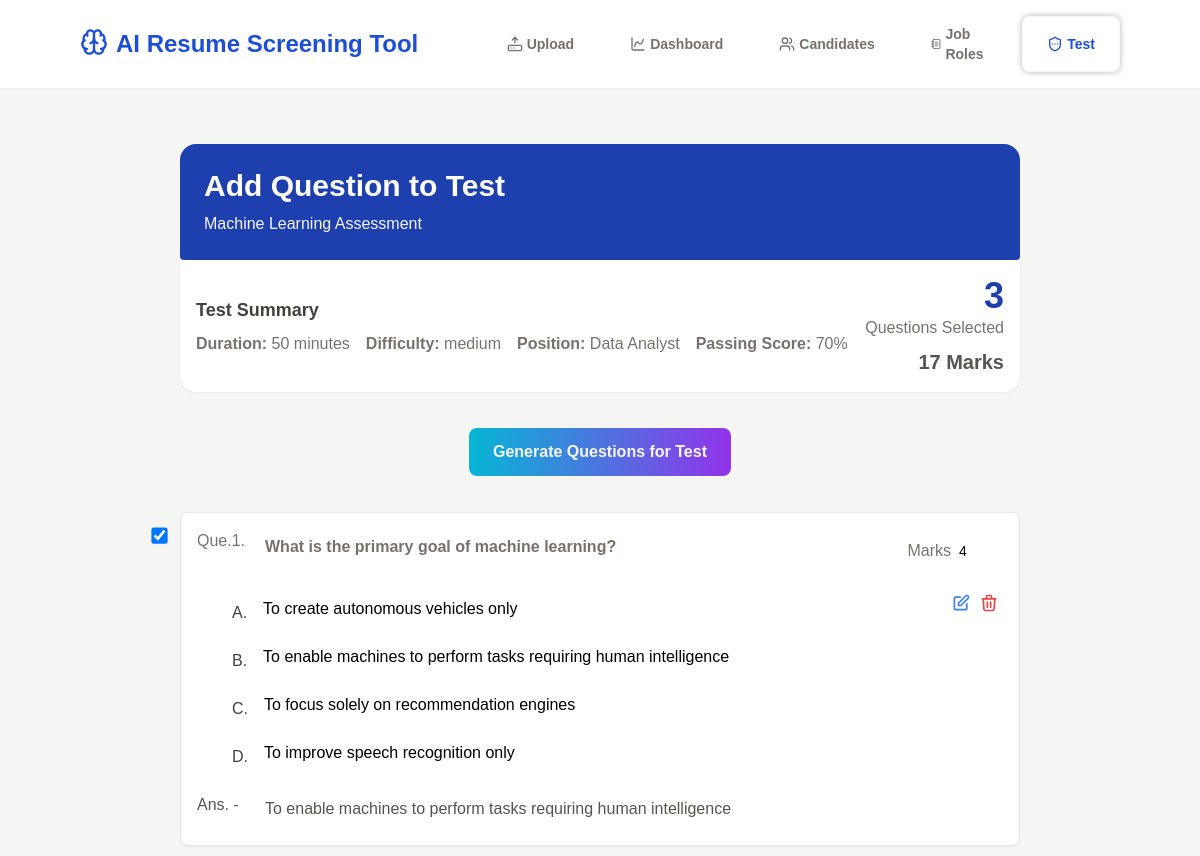
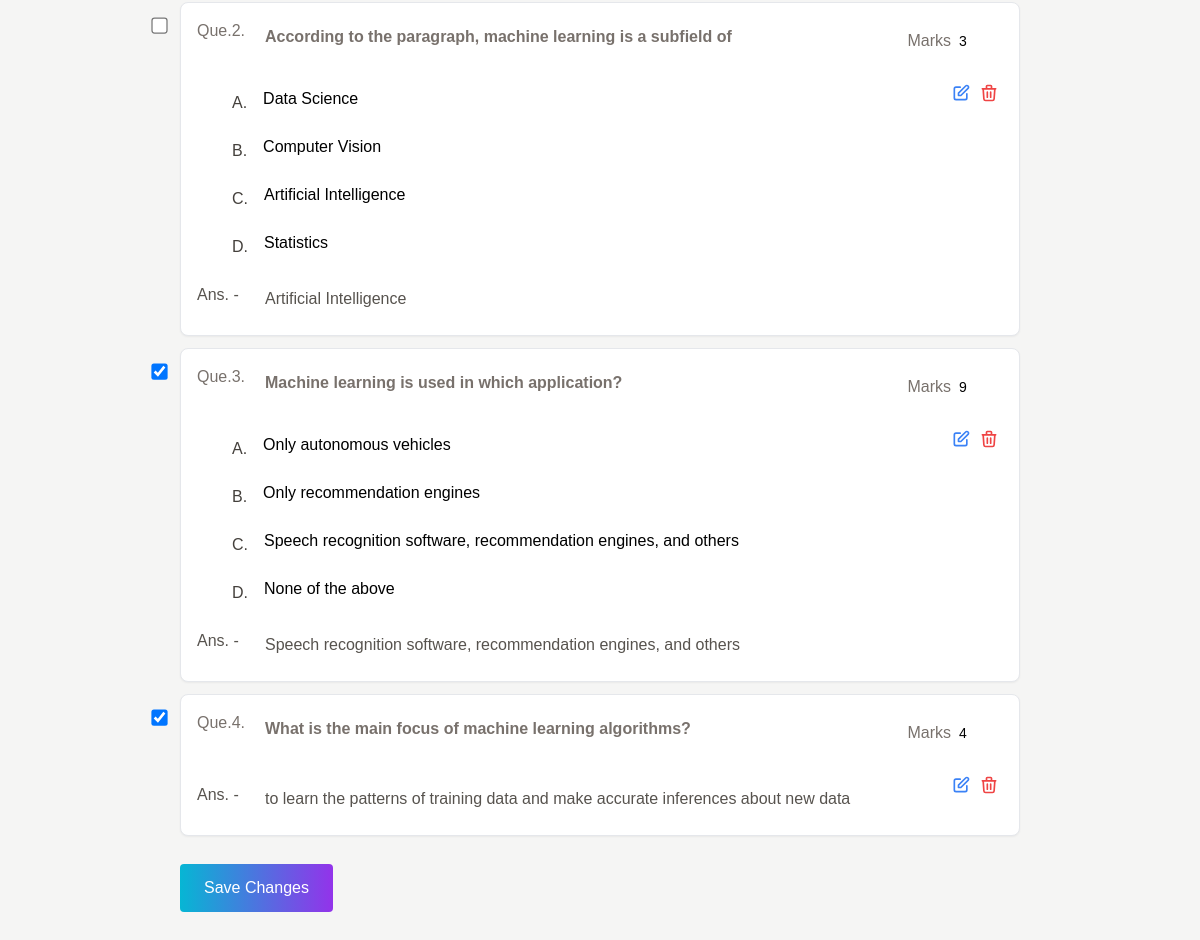
The page /test/manage_test/17 on the database its author committed (2 pictures, top to bottom).
### organize_test/models.py (models this page shows, shortened)
class newTest(models.Model):
    DIFFICULTY_CHOICES = {
        ('easy', 'Easy'),
        ('medium', 'Medium'),
        ('hard', 'Hard'),
    }
    title = models.CharField(max_length=200)
    position = models.ForeignKey(Position, on_delete=models.SET_NULL, null=True, blank=True)
    description = models.TextField()
    difficulty = models.CharField(max_length=20, choices=DIFFICULTY_CHOICES)
    duration = models.IntegerField(help_text='Duration in minutes')
    passing_score = models.IntegerField(help_text='Passing score percentage')
    created_at = models.DateTimeField(auto_now_add=True)

class Position(models.Model):
    title = models.CharField(max_length=200)
    description = models.TextField(blank=True, null=True)
    def __str__(self):
        return self.title

class QuestionModel(models.Model):
    test = models.ForeignKey(newTest, on_delete=models.CASCADE, null=True, blank=True)
    question = models.TextField()
    options = models.JSONField(blank=True, null=True)  # for MCQ
    answer = models.TextField()
    is_selected = models.BooleanField(default=False)
    marks = models.IntegerField(default=2)
    created_at = models.DateTimeField(auto_now_add=True)

### organize_test/views.py (the view)
# urls.py: path('manage_test/<int:test_id>', views.manage_test, name='manage_test'),
def manage_test(request, test_id):
    test = newTest.objects.get(id=test_id)
    questions = QuestionModel.objects.filter(test=test)
    selected_ids = questions.filter(is_selected=True).values_list('id', flat=True)
    context = {
        'test': test,
        'questions': questions,
        'selected_ids': list(selected_ids),
    }
    return render(request, 'manage_test.html', context)

### organize_test/templates/manage_test.html (shortened to what this page needs)
{% extends "screening.html" %}
{% block content %}
<div class="bg-white rounded-2xl shadow-sm">
    <div class="flex flex-col gap-2 p-6 bg-blue-800 rounded-b rounded-2xl">
        <p class='text-white text-3xl font-semibold'>Add Question to Test</p>
        <p class='text-stone-100'>{{test.title}}</p>
    </div>
    <div class="flex justify-between py-4 px-4">
        <div class="flex flex-col justify-center gap-2">
            <p class='text-lg text-stone-700 font-semibold'>Test Summary</p>
            <div class='flex gap-4'>
                <p>
                    <span class='text-stone-500 font-semibold'>Duration: </span><span class='text-stone-500'>{{test.duration}} minutes</span>
                </p>
                <p>
                    <span class='text-stone-500 font-semibold'>Difficulty: </span><span class='text-stone-500'>{{test.difficulty}}</span>
                </p>
                <p>
                    <span class='text-stone-500 font-semibold'>Position: </span><span class='text-stone-500'>{{test.position}}</span>
                </p>
                <p>
                    <span class='text-stone-500 font-semibold'>Passing Score: </span><span class='text-stone-500'>{{test.passing_score}}%</span>
                </p>
            </div>
        </div>
        <div class="flex flex-col justify-center gap-2">
            <p class='flex flex-col items-end'>
                <span id="questionCount" class='text-4xl text-blue-800 font-semibold'>0</span>
                <span class='text-stone-500'>Questions Selected</span>
            </p>
            <p id="totalMarks" class='text-stone-600 text-xl text-end font-semibold'>0 Marks</p>
        </div>
    </div>
</div>
<button onclick="openOptions()" class='flex items-center gap-2 w-fit mx-auto my-9 px-6 py-3 text-stone-100 font-semibold bg-gradient-to-r from-cyan-500 to-purple-600 rounded-lg'>
    Generate Questions for Test
</button>
{% if questions %}
    {% for q in questions %}
    <div class="p-4 mb-3 border rounded-lg bg-white shadow-sm relative question-card" data-id="{{ q.id }}">
        <input type="checkbox" class="absolute -left-7 select-question scale-125"
        onchange="toggleQuestion(this, {{ q.id }})"
       {% if q.id in selected_ids %}checked{% endif %}>
        <div class="absolute top-6 right-1 flex items-center">
          <span class='text-stone-500'>Marks</span>
            <input type="number" value="{{ q.marks|default:2 }}"
                  class="marks-input w-16 text-sm border rounded px-2 py-1 marks-input border-0 bg-transparent pointer-events-none" oninput="updateSummary()" onchange="updateMarks(this, {{ q.id }})" readonly
                  min="1">
        </div>
        <div class="absolute top-20 right-5 flex gap-2">
            <button onclick="enableEdit(this)" class="text-blue-500 hover:text-blue-700 transition-colors">
                <svg class="w-5 h-5" fill="none" stroke="currentColor" viewBox="0 0 24 24">
                    <path stroke-linecap="round" stroke-linejoin="round" stroke-width="2" d="M11 5H6a2 2 0 00-2 2v11a2 2 0 002 2h11a2 2 0 002-2v-5m-1.414-9.414a2 2 0 112.828 2.828L11.828 15H9v-2.828l8.586-8.586z"/>
                </svg>
            </button>
            <button onclick="deleteQuestionDB({{ q.id }}, this)" class="text-red-500">
                <svg class="w-5 h-5" fill="none" stroke="currentColor" viewBox="0 0 24 24">
                    <path stroke-linecap="round" stroke-linejoin="round" stroke-width="2" d="M19 7l-.867 12.142A2 2 0 0116.138 21H7.862a2 2 0 01-1.995-1.858L5 7m5 4v6m4-6v6m1-10V4a1 1 0 00-1-1h-4a1 1 0 00-1 1v3M4 7h16"/>
                </svg>
            </button>
        </div>
        <div class="flex gap-3 text-stone-500">
            <span class='w-12'>Que.{{ forloop.counter }}.</span>
            <textarea readonly class="w-[85%] border font-semibold p-2 rounded mb-1 question-input border-0 bg-transparent pointer-events-none focus:outline-none resize-none leading-tight overflow-hidden">{{ q.question }}</textarea>
        </div>
        {% if q.options %}
        <div class="flex gap-3">
            <div class="w-6"></div>
            <div class="w-full">
                {% for opt in q.options %}
                <p class="flex items-center gap-2">
                    <span class='text-stone-700'>
                        {% if forloop.counter == 1 %}A.
                        {% elif forloop.counter == 2 %}B.
                        {% elif forloop.counter == 3 %}C.
                        {% elif forloop.counter == 4 %}D.
                        {% elif forloop.counter == 5 %}E.
                        {% endif %}
                    </span>
                    <input type="text" value="{{ opt }}"
                    readonly class="p-2 rounded w-[88%] mb-2 option-input border-0 bg-transparent pointer-events-none focus:outline-none" />
                </p>
                {% endfor %}
            </div>
        </div>
        {% endif %}
        <div class="flex gap-3 items-center">
            <span class='text-stone-600 w-12'>Ans. -</span>
            <input type="text" value="{{ q.answer }}"
            readonly class="p-2 text-stone-600 rounded w-[85%] mt-2 answer-input border-0 bg-transparent pointer-events-none focus:outline-none" />
        </div>
    </div>
    {% endfor %}
    <button onclick="updateQuestions()"
    class="bg-gradient-to-r from-cyan-500 to-purple-600 text-white px-6 py-3 rounded mt-4">
    Save Changes
    </button>
{% else %}
<div class="flex justify-center items-end h-[3vh] w-full">
  <p class='text-stone-400'>No Questions Set</p>
</div>
{% endif %}
{% endblock %}

### resume_screening/templates/screening.html (style rules this page uses)
body { font-family: Arial; margin: 50px auto; }

### rows shown on the page
newTest: title "Machine Learning Assessment", duration "50", difficulty "medium", position "Data Analyst", passing_score "70"
QuestionModel: id "☑", marks "4", question "What is the primary goal of machine learning?", options "To create autonomous vehicles only" "To enable machines to perform tasks requiring human intelligence" "To focus solely on recommendation engines" "To improve speech recognition only", answer "To enable machines to perform tasks requiring human intelligence"
QuestionModel: marks "3", question "According to the paragraph, machine learning is a subfield of", options "Data Science" "Computer Vision" "Artificial Intelligence" "Statistics", answer "Artificial Intelligence"
QuestionModel: id "☑", marks "9", question "Machine learning is used in which application?", options "Only autonomous vehicles" "Only recommendation engines" "Speech recognition software, recommendation engines, and others" "None of the above", answer "Speech recognition software, recommendation engines, and others"
QuestionModel: id "☑", marks "4", question "What is the main focus of machine learning algorithms?", answer "to learn the patterns of training data and make accurate inferences about new data"
